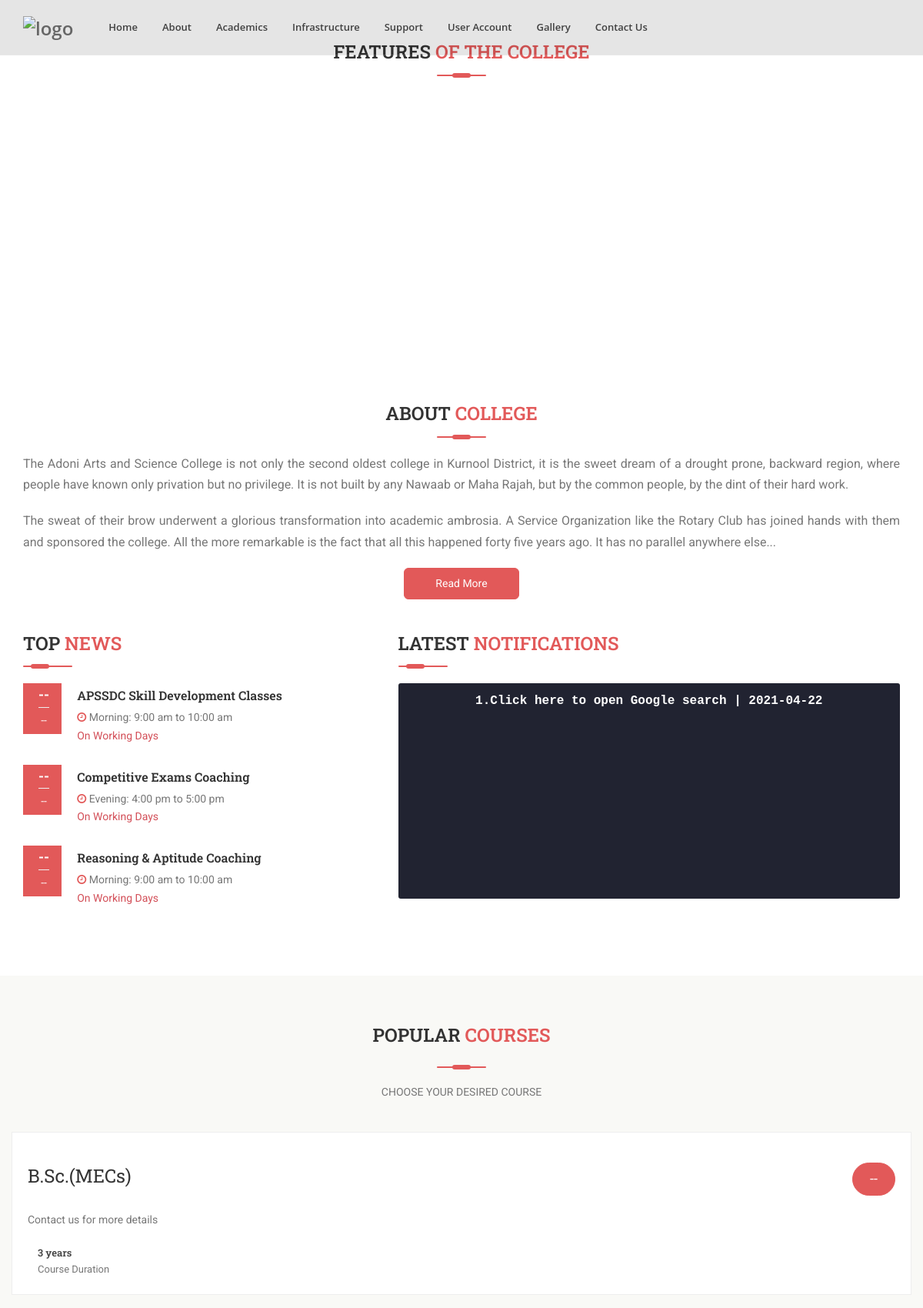
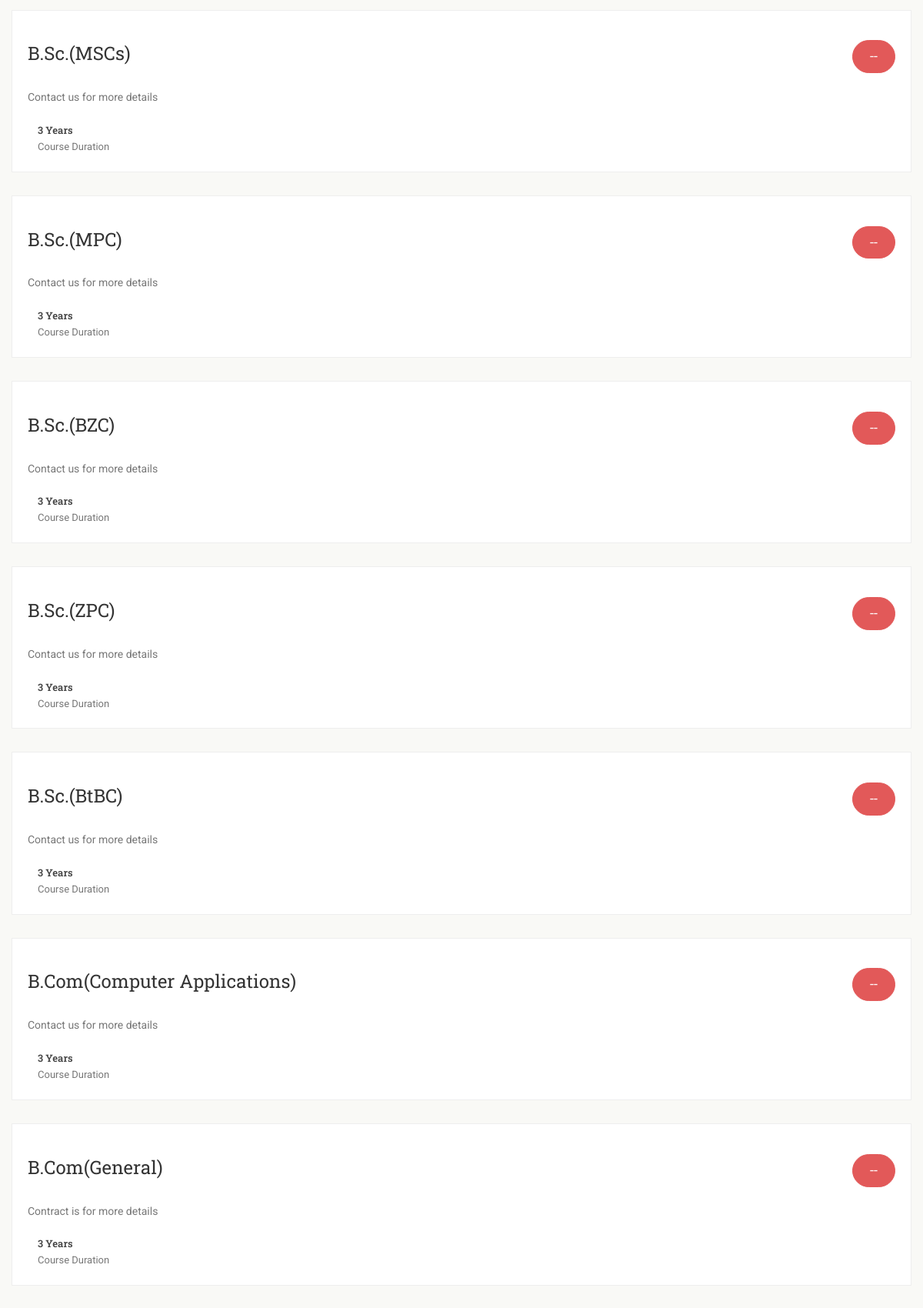
The page / (upper part) on the database its author committed (2 pictures, top to bottom).
### tables this page shows
CREATE TABLE `events1` (
  `id` int(255) NOT NULL,
  `name` varchar(100) DEFAULT NULL,
  `timings` varchar(50) DEFAULT NULL,
  `info` varchar(500) DEFAULT NULL
);

CREATE TABLE `coursetype` (
  `id` int(11) NOT NULL,
  `price` varchar(100) NOT NULL,
  `course` varchar(100) NOT NULL,
  `cdurt` varchar(100) NOT NULL,
  `cdesc` varchar(100) NOT NULL
);

### index.php (the view, shortened to what this page needs)
<?php
include 'connection.php';
?>
<!DOCTYPE html>
<html dir="ltr" lang="en">
<head>
<link rel="stylesheet" href="https://use.fontawesome.com/releases/v5.1.0/css/all.css">
<link href="css/bootstrap.min.css" rel="stylesheet" type="text/css">
<link href="css/jquery-ui.min.css" rel="stylesheet" type="text/css">
<link href="css/animate.css" rel="stylesheet" type="text/css">
<link href="css/scroll-event.css" rel="stylesheet" type="text/css">
<link href="css/css-plugin-collections.css" rel="stylesheet"/>
<link href="css/menuzord-megamenu.css" rel="stylesheet"/>
<link id="menuzord-menu-skins" href="css/menuzord-skins/menuzord-rounded-boxed.css" rel="stylesheet"/>
<link href="css/style-main.css" rel="stylesheet" type="text/css">
<link href="css/preloader.css" rel="stylesheet" type="text/css">
<link href="css/custom-bootstrap-margin-padding.css" rel="stylesheet" type="text/css">
<link href="css/responsive.css" rel="stylesheet" type="text/css">
<link  href="js/revolution-slider/css/settings.css" rel="stylesheet" type="text/css"/>
<link  href="js/revolution-slider/css/layers.css" rel="stylesheet" type="text/css"/>
<link  href="js/revolution-slider/css/navigation.css" rel="stylesheet" type="text/css"/>
<link href="css/colors/theme-skin-color-set3.css" rel="stylesheet" type="text/css">
</head>
<body class="has-fixed-footer">
<div id="wrapper" class="clearfix">
  <header id="header" class="header header-floating">
    <div class="header-nav navbar-sticky">
    <div class="header-nav-wrapper">
      <div class="container">
          <nav id="menuzord-right" class="menuzord default no-bg">
            <a class="menuzord-brand switchable-logo pull-left flip" href="index.php">
              <img class="logo-default" src="websiteimages/logo-white.png" alt="logo">
            </a>
            <ul class="menuzord-menu">
              <li><a href="index.php">Home</a></li>
              <li><a href="about.php">About</a></li>
              <li><a href="#">Academics</a>
			        </li>
              <li><a href="infrastructure.php">Infrastructure</a></li>
              <li><a href="support.php">Support</a></li>
              <li><a href="#">User Account</a>
              </li>
              <li><a href="gallery.php">Gallery</a></li>
              <li><a href="contact.php">Contact Us</a></li>
            </ul>
          </nav>
        </div>
      </div>
    </div>
  </header>
</div>
<div class="main-content">
<section>
    <div class="container pt-50 pb-0">
    <div class="section-title text-center">
    <div class="row">
    <div class="col-md-12">
    <h3 class="text-uppercase font-weight-600 mt-0"> Features <span class="text-theme-colored2"> of the College</span></h3>
    <div class="double-line-bottom-centered-theme-colored-2"></div>
    <section class="clients">
      <div class=" pt-0 pb-0">
        <div class="row">
          <div class="col-md-12">
            <div class="owl-carousel-6col clients-logo transparent text-center">
            <?php
              $sel=mysqli_query($conn,"select * from featuresimages order by ID");
                while($arr=mysqli_fetch_array($sel))
                {
                 $featuresimage=$arr['featuresimage'];
             ?>
              <div class="item"> <a href=""><img src="account/configure-site/featuresimages/<?php echo $featuresimage; ?>" alt=""></a></div>
              <?php } ?>
            </div>
          </div>
        </div>
      </div>
    </section>
    </div>
    </div>
    </div>
    </div>
</section>
    <section>
      <div class="container pt-20 pb-0">
        <div class="section-title text-center">
          <div class="row">
            <div class="col-md-12">
              <h3 class="text-uppercase font-weight-600 mt-0">About <span class="text-theme-colored2"> College</span></h3>
              <div class="double-line-bottom-centered-theme-colored-2 text-center"></div>
              <p class="font-16 mt-20" style="text-align: justify;">The Adoni Arts and Science College is not only the second oldest college in Kurnool District, it is the sweet dream of a drought prone, backward region, where people have known only privation but no privilege. It is not built by any Nawaab or Maha Rajah, but by the common people, by the dint of their hard work.</p>
              <p class="font-16 mt-20" style="text-align: justify;">The sweat of their brow underwent a glorious transformation into academic ambrosia. A Service Organization like the Rotary Club has joined hands with them and sponsored the college. All the more remarkable is the fact that all this happened forty five years ago. It has no parallel anywhere else...</p>
			        <a href="about.php" class="btn btn-colored btn-theme-colored2 text-white btn-lg pl-40 pr-40 mt-10">Read More</a>
            </div>
          </div>
        </div>
      </div>
    </section>
    <section>
      <div class="container pt-0 pb-0">
        <div class="section-title">
          <div class="row">
            <div class="col-md-5">
             <?php include("upcoming-event.php") ?>
            </div>
            <div class="col-md-7">
             <?php include("latest-news.php") ?>
            </div>
          </div>
        </div>
      </div>
    </section>
    <section id="courses" class="bg-silver-deep">
      <div class="container pb-0">
        <div class="section-title text-center">
          <div class="row">
            <div class="col-md-12">
              <h3 class="text-uppercase font-weight-600 mt-0">Popular <span class="text-theme-colored2">Courses</span></h3>
              <div class="double-line-bottom-centered-theme-colored-2 mt-20"></div>
              <p class="text-uppercase">Choose Your Desired Course</p>
            </div>
          </div>
        </div>
        <div class="row mtli-row-clearfix">
          <div class="owl-carousel-3col" data-nav="true">
            <?php
            $get2 = mysqli_query($conn,"SELECT * FROM coursetype");
            while($row2 = mysqli_fetch_array($get2))
            {
              $price=$row2['price'];
              $course=$row2['course'];
              $c_durt = $row2['cdurt'];
              $c_desc = $row2['cdesc'];
              ?>
            <div class="item">
              <div class="course-single-item bg-white border-1px clearfix mb-30">
                <div class="course-thumb">
                </div>
                <div class="course-details clearfix p-20 pt-15">
                  <div class="course-top-part pull-left mr-40">
                    <a href="courses.php"><h3 class="mt-0 mb-5"><?php echo $course; ?></h3></a>
                  </div>
                  <div class="course-top-part pull-right"><a href="#" class="btn btn-theme-colored2 btn-dark btn-circled"><font size="4"><?php echo $price; ?></font></a></div>
                  <div class="clearfix"></div>
                  <p class="course-description mt-20"><?php echo $c_desc; ?></p>
                  <ul class="list-inline course-meta mt-15">
                    <li>
                      <h6><span class="course-time"><?php echo $c_durt;?></span></h6>
                      <span> Course Duration</span>
                    </li>
                  </ul>
                </div>
              </div>
            </div>
             <?php } ?>
          </div>
        </div>
      </div>
    </section>
</div>
</body>
</html>

### upcoming-event.php (shortened to what this page needs)
<div class="col pt-10">
              <h3 class="text-uppercase font-weight-600 mt-0">Top <span class="text-theme-colored2">News</span></h3>
              <div class="double-line-bottom-theme-colored-2"></div>
              <div class="ex3">
              <?php
                include 'connection.php';
                $get2 = mysqli_query($conn,"SELECT * FROM events1");
                while($row2 = mysqli_fetch_array($get2))
                {
                  $name=$row2['name'];
                  $up="--";
                  $down="--";
                  $timing=$row2['timings'];
                  $info=$row2['info'];
                  ?>
              <article>
                <div class="event-small media sm-maxwidth400 mt-0 mb-0 pt-0 pb-15">
                  <div class="event-date text-center">
                    <ul class="text-white">
                      <li class="font-18 font-weight-700 border-bottom"><span></span><?php echo $down;?></li>
                      <li class="font-14 text-center text-uppercase mt-5"><?php echo $up;?></li>
                    </ul>
                  </div>
                  <div class="event-content pt-5">
                    <h5 class="media-heading font-16 font-weight-600 mb-5"><a href="#"><?php echo $name;?></a></h5>
                    <p class="mr-10"><i class="fa fa-clock-o text-theme-colored2">&nbsp;</i><?php echo $timing;?> <br> <?php echo "<font color=#D35059>$info</font>";?> </p>
                  </div>
                </div>
              </article>
              <?php  }?>
            </div>
            </div>

### css/scroll-event.css (style rules this page uses)
.ex3 { width: auto; height: 350px; overflow: auto; }

### css/menuzord-megamenu.css (style rules this page uses)
.menuzord,.menuzord * { font-family: 'Open Sans', sans-serif;box-sizing:border-box;-moz-box-sizing:border-box; -webkit-box-sizing:border-box; }
.menuzord { width: 100%;padding: 0 30px;float: left;position: relative;background: #fff; }
.menuzord a { -o-transition: color .3s linear, background .3s linear;-moz-transition: color .3s linear, background .3s linear;-webkit-transition: color .3s linear, background .3s linear;transition: color .3s linear, background .3s linear; }
.menuzord-brand { margin: 18px 30px 0 0;float: left;color: #666;text-decoration: none;font-size: 24px;font-weight: 600;line-height: 1.3;cursor: pointer; }
.menuzord-menu { margin: 0;padding: 0;list-style: none; }
.menuzord-menu > li { display: inline-block;float: left; }
.menuzord-menu > li > a { padding: 26px 16px;display: inline-block;text-decoration: none;font-size: 14px;font-weight: 600;color: #888;outline: 0;line-height: 1.42857143;-webkit-tap-highlight-color: rgba(0,0,0,0);-webkit-tap-highlight-color: transparent; }

### css/menuzord-skins/menuzord-rounded-boxed.css (style rules this page uses)
.menuzord-menu > li { padding: 18px 0; }
.menuzord-menu > li > a { padding: 8px 16px; border-radius: 30px; }

### css/colors/theme-skin-color-set3.css (style rules this page uses)
.border-bottom { border-bottom: 1px solid #212331; }
.text-theme-colored2 { color: #e25959 !important; }
.btn-dark.btn-theme-colored2 { color: #fff; background-color: #e25959; border-color: #e25959; }
.btn-theme-colored2 { color: #fff; background-color: #e25959; border-color: #e25959; }
.team-block .team-thumb .styled-icons a:hover, .work-gallery .gallery-thumb .styled-icons a:hover, .work-gallery:hover .gallery-bottom-part, .double-line-bottom-theme-colored-2:after, .double-line-bottom-theme-colored-2:before, .double-line-bottom-centered-theme-colored-2:after, .double-line-bottom-centered-theme-colored-2:before, .line-bottom-theme-colored-2:after, .line-bottom-centered::after, .event-block .event-date, .team-social, .event-small .event-date, .portfolio-filter a.active, .title-border::after, .search-menu { background: #e25959; }
.btn-theme-colored2 { background-color: #e25959; }

### css/utility-classes.css (style rules this page uses)
.text-white { color: #fff !important; }
.bg-silver-deep { background-color: #F9F9F6; }
.bg-white { background-color: #fff !important; }
.font-weight-600 { font-weight: 600 !important; }
.font-weight-700 { font-weight: 700 !important; }
.font-14 { font-size: 14px !important; }
.font-16 { font-size: 16px !important; }
.font-18 { font-size: 18px !important; }
.mb-5 { margin-bottom: 5px !important; }
.mt-5 { margin-top: 5px !important; }
.pt-5 { padding-top: 5px !important; }
.border-1px { border: 1px solid #eeeeee !important; }
.border-bottom { border-bottom: 1px solid #eeeeee !important; }
.no-bg { background: none !important; }

### rows shown on the page
events1: down "--", up "--", name "APSSDC Skill Development Classes", timings "Morning: 9:00 am to 10:00 am", info "On Working Days"
events1: down "--", up "--", name "Competitive Exams Coaching", timings "Evening: 4:00 pm to 5:00 pm", info "On Working Days"
events1: down "--", up "--", name "Reasoning & Aptitude Coaching", timings "Morning: 9:00 am to 10:00 am", info "On Working Days"
coursetype: course "B.Sc.(MECs)", price "--", cdesc "Contact us for more details", cdurt "3 years"
coursetype: course "B.Sc.(MSCs)", price "--", cdesc "Contact us for more details", cdurt "3 Years"
coursetype: course "B.Sc.(MPC)", price "--", cdesc "Contact us for more details", cdurt "3 Years"
coursetype: course "B.Sc.(BZC)", price "--", cdesc "Contact us for more details", cdurt "3 Years"
coursetype: course "B.Sc.(ZPC)", price "--", cdesc "Contact us for more details", cdurt "3 Years"
coursetype: course "B.Sc.(BtBC)", price "--", cdesc "Contact us for more details", cdurt "3 Years"
coursetype: course "B.Com(Computer Applications)", price "--", cdesc "Contact us for more details", cdurt "3 Years"
coursetype: course "B.Com(General)", price "--", cdesc "Contract is for more details", cdurt "3 Years"
